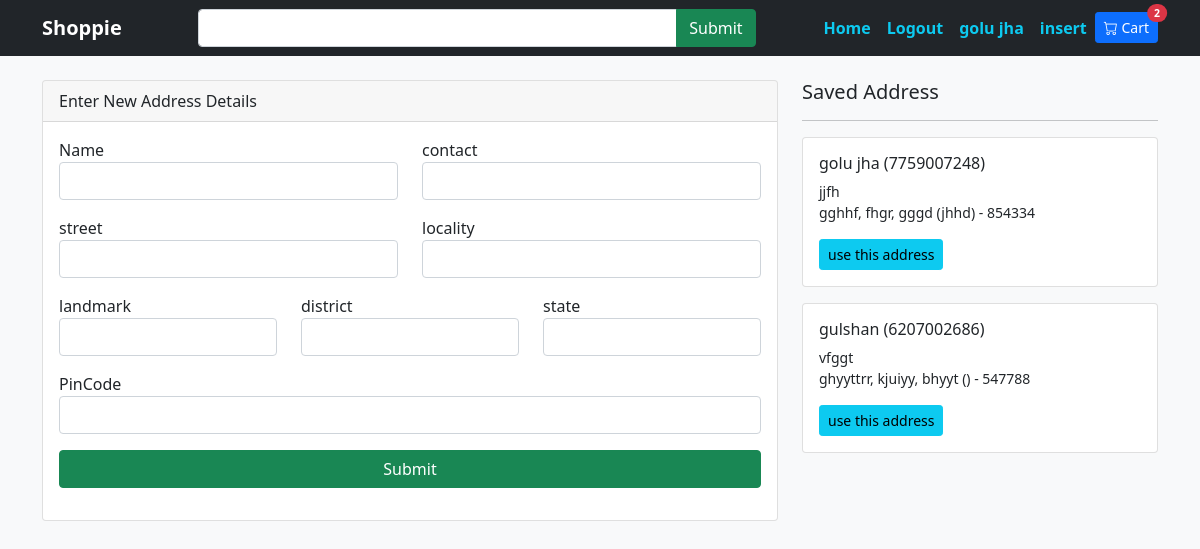
Screenshot of /checkout.php (signed in) with the database file from the repository.
### tables this page shows
CREATE TABLE `users` (
  `user_id` int(11) NOT NULL,
  `fullname` varchar(200) NOT NULL,
  `email` varchar(200) NOT NULL,
  `contact` varchar(200) NOT NULL,
  `password` varchar(200) NOT NULL
);

CREATE TABLE `address` (
  `add_id` int(11) NOT NULL,
  `name` varchar(200) NOT NULL,
  `contact` varchar(200) NOT NULL,
  `street` varchar(200) NOT NULL,
  `locality` varchar(200) NOT NULL,
  `district` varchar(200) NOT NULL,
  `state` varchar(200) NOT NULL,
  `pincode` int(11) NOT NULL,
  `user_id` int(11) NOT NULL,
  `landmark` varchar(200) NOT NULL
);

### include/config.php (called while the page is built, shortened)
<?php
$connect= mysqli_connect(HOST,USER,PASS,DB) or die("db connection fail");
   function calling($table){
       global $connect;
       $array = [];
       $query = mysqli_query($connect,"select * from $table");
       while($row = mysqli_fetch_array($query)){
           $array[] = $row;
       }
       return $array;
   }
   function callingOne($table){
        $data = calling($table);
        return $data[0];
   }
?>

### checkout.php (the view, shortened to what this page needs)
<?php include "include/config.php";
?>
<!DOCTYPE html>
<html lang="en">
<head>
    <link rel="stylesheet" href="https://cdn.jsdelivr.net/npm/bootstrap-icons@1.8.1/font/bootstrap-icons.css">
<link href="https://cdn.jsdelivr.net/npm/bootstrap@5.1.3/dist/css/bootstrap.min.css" rel="stylesheet">
</head>
<body class="bg-light">
    <?php include "include/nav.php";?>
    <div class="container mt-4">
        <div class="row">
          <div class="col-8">
              <div class="card">
                  <div class="card-header">Enter New Address Details </div>
                  <div class="card-body">
                        <form action="" method="post">
                            <div class="row">
                                <div class="col-6">
                                    <div class="mb-3">
                                        <label for="">Name</label>
                                        <input type="text" name="name" class="form-control">
                                    </div>
                                </div>
                                <div class="col-6">
                                    <div class="mb-3">
                                        <label for="">contact</label>
                                        <input type="text" name="contact" class="form-control">
                                    </div>
                                </div>
                            </div>
                            <div class="row">
                                <div class="col-6">
                                    <div class="mb-3">
                                        <label for="">street</label>
                                        <input type="text" name="street" class="form-control">
                                    </div>
                                </div>
                                <div class="col-6">
                                    <div class="mb-3">
                                        <label for="">locality</label>
                                        <input type="text" name="locality" class="form-control">
                                    </div>
                                </div>
                            </div>
                            <div class="row">
                                <div class="col-4">
                                    <div class="mb-3">
                                        <label for="">landmark</label>
                                        <input type="text" name="landmark" class="form-control">
                                    </div>
                                </div>
                                <div class="col-4">
                                    <div class="mb-3">
                                        <label for="">district</label>
                                        <input type="text" name="district" class="form-control">
                                    </div>
                                </div>
                                <div class="col-4">
                                    <div class="mb-3">
                                        <label for="">state</label>
                                        <input type="text" name="state" class="form-control">
                                    </div>
                                </div>
                            </div>
                            <div class="row">
                                <div class="col">
                                    <div class="mb-3">
                                        <label for="">PinCode</label>
                                        <input type="text" name="pincode" class="form-control">
                                    </div>
                                </div>
                            </div>
                            <div class="row">
                                <div class="col">
                                    <div class="mb-3">
                                        <input type="submit" name="new_address" class="btn btn-success w-100">
                                    </div>
                                </div>
                            </div>
                        </form>
                  </div>
              </div>
          </div>
          <div class="col-4">
              <h6 class="lead">Saved Address</h6>
              <hr>
              <?php
                $log = $_SESSION['user'];
                $user = callingOne("users where email='$log' OR password='$log'");
                $user_id = $user['user_id'];
                $callingAddress = calling("address where user_id='$user_id'");
                foreach ($callingAddress as $value) {
                ?>
                    <div class="card mb-3">
                        <div class="card-body">
                            <h6><?= $value['name'];?> (<?= $value['contact'];?>)</h6>
                            <p class="small m-0 p-0"><?= $value['landmark'];?></p>
                            <p class="small m-0 p-0"><?= $value['street'];?>, <?= $value['locality'];?>, <?= $value['district'];?> (<?= $value['state'];?>) - <?= $value['pincode'];?></p>
                            <form action="PaytmKit/pgRedirect.php" method="post">
                                <input type="submit" class="btn btn-info btn-sm mt-3" value="use this address">
                            </form>
                        </div>
                    </div>
                <?php } ?>
          </div>
        </div>
    </div>
</body>
</html>

### include/nav.php (shortened to what this page needs)
<nav class="navbar navbar-expand-lg navbar-dark bg-dark">
        <div class="container">
                <a href="" class="navbar-brand"><b>Shoppie</b></a>
                <form action="index.php" class="d-flex input-group w-50">
                        <input type="search" name="search" class="form-control" >
                        <input type="submit" name="find" class="btn btn-success">
                </form>
         <ul class="navbar-nav">
             <li  class="nav-item"><a href="index.php" class="nav-link text-info"><b>Home</b></a></li>
             <?php if(isset($_SESSION['user'])){ ?>
                <li  class="nav-item"><a href="auth/logout.php" class="nav-link text-info"><b>Logout</b></a></li>
                <li  class="nav-item"><a href="auth/login.php" class="nav-link text-info"><b>
                        <?php
                                $log = $_SESSION['user'];
                                $data = calling("users where email='$log' OR contact='$log'");
                                echo $fullname = $data[0]['fullname'];
                        ?>
                </b></a></li>
                <li  class="nav-item"><a href="insert.php" class="nav-link text-info"><b>insert</b></a></li>
             <?php } else { ?>
                <li  class="nav-item"><a href="auth/login.php" class="nav-link text-info"><b>Login</b></a></li>
                <li  class="nav-item"><a href="auth/signup.php" class="nav-link text-info"><b>Signup</b></a></li>
            <?php } ?>
             <li  class="nav-item"> <a href='cart.php' class="btn btn-primary btn-sm mt-1 position-relative">
                <i class="bi bi-cart"></i> Cart
                        <span class="position-absolute top-0 start-100 translate-middle badge rounded-pill bg-danger">
                        2
                        </span>
                                </a>
             </li>
            </ul>
          </div>
</nav>

### rows the page displays
users: fullname "golu jha"
address: name "golu jha", contact "7759007248", landmark "jjfh", street "gghhf", locality "fhgr", district "gggd", state "jhhd", pincode "854334"
address: name "gulshan", contact "6207002686", landmark "vfggt", street "ghyyttrr", locality "kjuiyy", district "bhyyt", pincode "547788"
